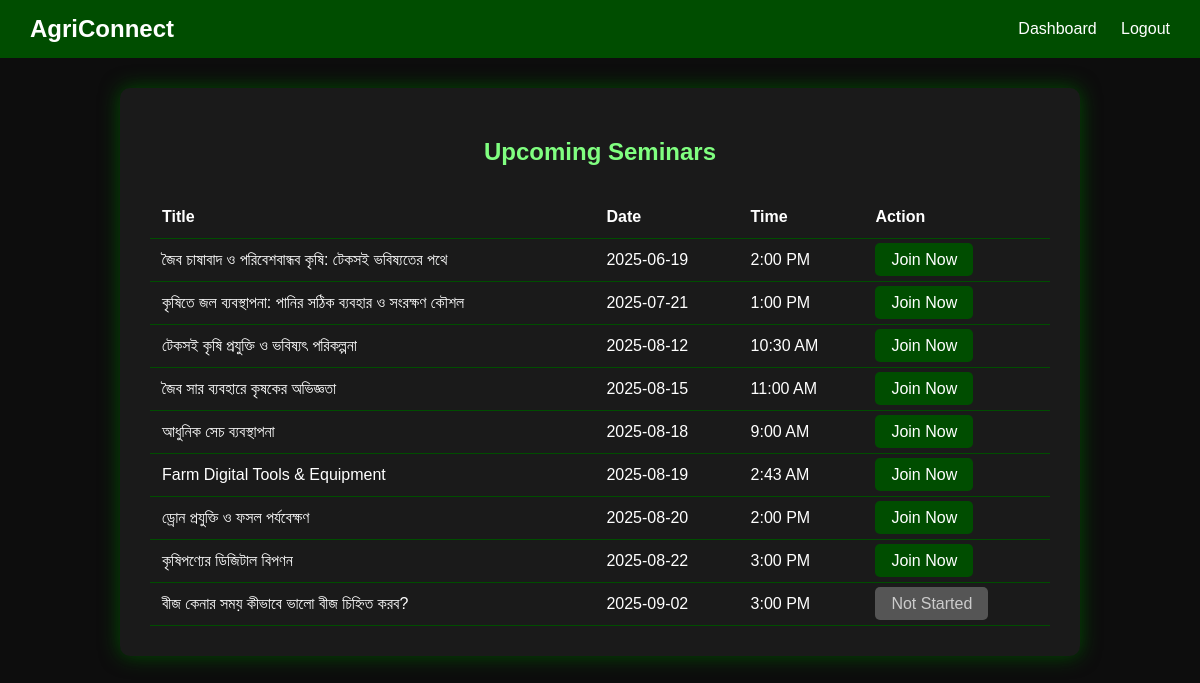
/seminar_farmer.php, run on the app's committed database.
### tables this page shows
CREATE TABLE `seminars` (
  `id` int(11) NOT NULL,
  `title` varchar(255) NOT NULL,
  `seminar_date` date NOT NULL,
  `seminar_time` time NOT NULL,
  `video_link` text NOT NULL,
  `created_at` timestamp NOT NULL DEFAULT current_timestamp()
);

### seminar_farmer.php (the view, shortened to what this page needs)
<?php
include 'db_connection.php';
$seminars = $conn->query("SELECT * FROM seminars ORDER BY seminar_date ASC, seminar_time ASC");
$currentDate = date('Y-m-d');
$currentTime = date('H:i:s');
?>
<!DOCTYPE html>
<html lang="en">
<head>
</head>
<body>
  <nav>
    <div class="logo">AgriConnect</div>
    <div>
      <a href="farmer_dashboard.php">Dashboard</a>
      <a href="logout.php">Logout</a>
    </div>
  </nav>
  <div class="container">
    <h2>Upcoming Seminars</h2>
    <table>
      <tr>
        <th>Title</th>
        <th>Date</th>
        <th>Time</th>
        <th>Action</th>
      </tr>
      <?php while($row = $seminars->fetch_assoc()): ?>
        <tr>
          <td><?php echo htmlspecialchars($row['title']); ?></td>
          <td><?php echo $row['seminar_date']; ?></td>
          <td><?php echo date("g:i A", strtotime($row['seminar_time'])); ?></td>
          <td>
            <?php
              $seminarDateTime = strtotime($row['seminar_date'] . ' ' . $row['seminar_time']);
              $currentDateTime = strtotime($currentDate . ' ' . $currentTime);
              if ($currentDateTime >= $seminarDateTime) {
                echo '<a class="join-btn" href="' . $row['video_link'] . '" target="_blank">Join Now</a>';
              } else {
                echo '<span class="disabled-btn">Not Started</span>';
              }
            ?>
          </td>
        </tr>
      <?php endwhile; ?>
    </table>
  </div>
</body>
</html>

### seminar_farmer.php (style rules this page uses)
body { font-family: 'Poppins', sans-serif; background-color: #0d0d0d; color: #d4f5c3; margin: 0; padding: 0; }
nav { background-color: #004d00; padding: 15px 30px; color: #fff; display: flex; justify-content: space-between; align-items: center; }
nav .logo { font-size: 24px; font-weight: bold; }
nav a { color: #fff; margin-left: 20px; text-decoration: none; transition: color 0.3s; }
.container { max-width: 900px; margin: 30px auto; background-color: #1a1a1a; padding: 30px; border-radius: 10px; box-shadow: 0 0 20px #004d00; }
h2 { text-align: center; margin-bottom: 20px; color: #80ff80; }
table { width: 100%; margin-top: 30px; border-collapse: collapse; background-color: #1a1a1a; color: #fff; }
th, td { padding: 12px; text-align: left; border-bottom: 1px solid #004d00; }
.join-btn { background-color: #004d00; color: #fff; padding: 8px 16px; border: none; border-radius: 5px; text-decoration: none; transition: background-color 0.3s; }
.disabled-btn { background-color: #555; color: #ccc; padding: 8px 16px; border: none; border-radius: 5px; text-decoration: none; cursor: not-allowed; }

### data on the page
seminars: title "জৈব চাষাবাদ ও পরিবেশবান্ধব কৃষি: টেকসই ভবিষ্যতের পথে", seminar_date "2025-06-19", seminar_time "2:00 PM"
seminars: title "কৃষিতে জল ব্যবস্থাপনা: পানির সঠিক ব্যবহার ও সংরক্ষণ কৌশল", seminar_date "2025-07-21", seminar_time "1:00 PM"
seminars: title "টেকসই কৃষি প্রযুক্তি ও ভবিষ্যৎ পরিকল্পনা", seminar_date "2025-08-12", seminar_time "10:30 AM"
seminars: title "জৈব সার ব্যবহারে কৃষকের অভিজ্ঞতা", seminar_date "2025-08-15", seminar_time "11:00 AM"
seminars: title "আধুনিক সেচ ব্যবস্থাপনা", seminar_date "2025-08-18", seminar_time "9:00 AM"
seminars: title "Farm Digital Tools & Equipment", seminar_date "2025-08-19", seminar_time "2:43 AM"
seminars: title "ড্রোন প্রযুক্তি ও ফসল পর্যবেক্ষণ", seminar_date "2025-08-20", seminar_time "2:00 PM"
seminars: title "কৃষিপণ্যের ডিজিটাল বিপণন", seminar_date "2025-08-22", seminar_time "3:00 PM"
seminars: title "বীজ কেনার সময় কীভাবে ভালো বীজ চিহ্নিত করব?", seminar_date "2025-09-02", seminar_time "3:00 PM", shows "Not Started"
